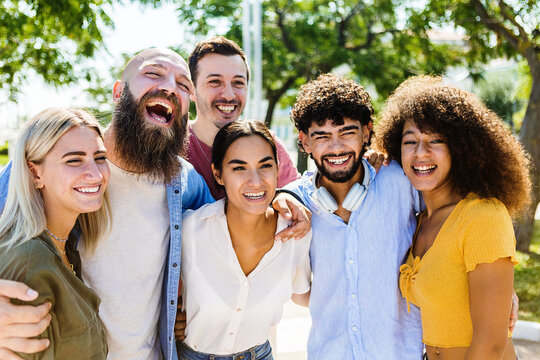
#> input picture CV Practicals/practical4/practical4a/grpimg.jpg, 540 x 360 px, found by its file name
$ python 'practical 4a_new.py'
#> lines starting #> are read from the running program, lines starting #| are printed output that depends on the picture; after the words box and inside, x2 and y2 are one past the last pixel; in counts of white or black regions, pixels touching at a corner belong together
import cv2
import matplotlib.pyplot as plt
imagePath = 'C:/Users/DELL/Desktop/practicals/sem2/CV Practicals/practical4/practical4a/grpimg.jpg'
img = cv2.imread(imagePath)
#> img is the input picture: shape (360, 540, 3); mean B, G, R 127.7, 150.9, 163
print(img.shape)
#| (360, 540, 3)
gray_image = cv2.cvtColor(img, cv2.COLOR_BGR2GRAY)
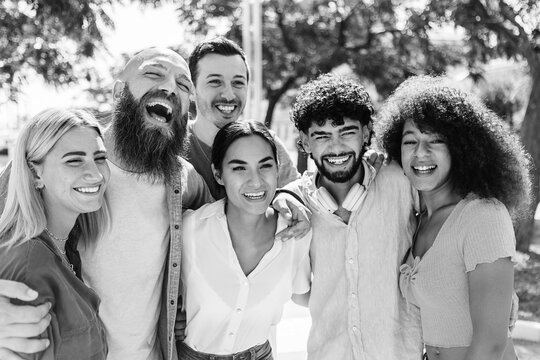
#> gray_image: shape (360, 540); min 0, max 255, mean 151.8
face_classifier = cv2.CascadeClassifier(cv2.data.haarcascades + "haarcascade_frontalface_default.xml")
face = face_classifier.detectMultiScale(gray_image, scaleFactor=1.1, minNeighbors=5, minSize=(40, 40))
#> face = [[393, 122, 61, 61], [193, 56, 68, 68], [216, 140, 72, 72], [47, 129, 83, 83]]
for (x, y, w, h) in face:
    cv2.rectangle(img, (x, y), (x + w, y + h), (0, 255, 0), 4)
#> this loop made 4 passes
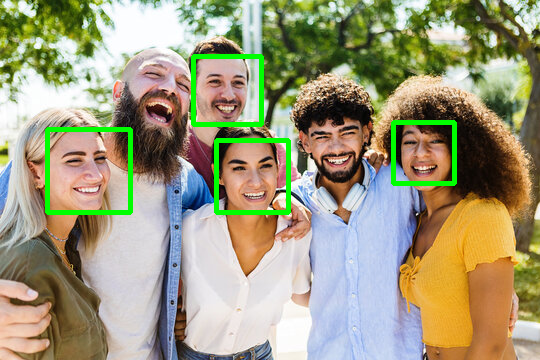
#> img: shape (360, 540, 3); 2.9% of pixels changed, all inside (x1, y1, x2, y2) = (45, 54, 457, 215)
img_rgb = cv2.cvtColor(img, cv2.COLOR_BGR2RGB)
plt.figure(figsize=(20,10))
plt.imshow(img_rgb)
plt.show()
